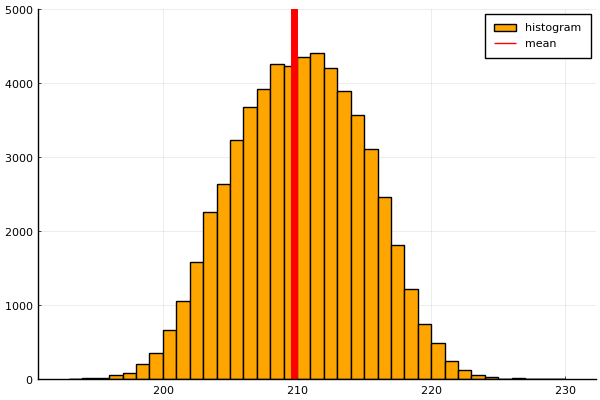

Here is the Julia script that generated this plot:
# draw histgram of sensor data

module HistogramMean
    using Plots, DataFrames, CSV, Statistics
    pyplot()

    function main(is_test=false)
        data_path = joinpath(split(@__FILE__, "src")[1], "data/sensor_data_200.txt")
        df_200_mm = CSV.read(data_path, DataFrame, 
                             header=["date", "time", "ir", "lidar"],
                             delim=' ')
        
        a = sum(df_200_mm.lidar)
        println("Sum of sensor data = $a")

        b = length(df_200_mm.lidar)
        println("Length of sensor data = $b")

        mean_1 = a / b
        mean_2 = mean(df_200_mm.lidar)
        println("Mean(Sum / Length) = $mean_1")
        println("Mean(mean()) = $mean_2")
        
        bin_min_max = maximum(df_200_mm.lidar) - minimum(df_200_mm.lidar)
        histogram(df_200_mm.lidar, bins=bin_min_max, color=:orange, 
                  label="histogram")
        plot!([mean_1], st=:vline, color=:red, 
              ylim=(0, 5000), linewidth=5, label="mean")
        
        if is_test == false
            save_path = joinpath(split(@__FILE__, "src")[1], "src/prob_stats/freq_dist/histogram/histogram_mean.png")
            savefig(save_path)
        end
    end
end